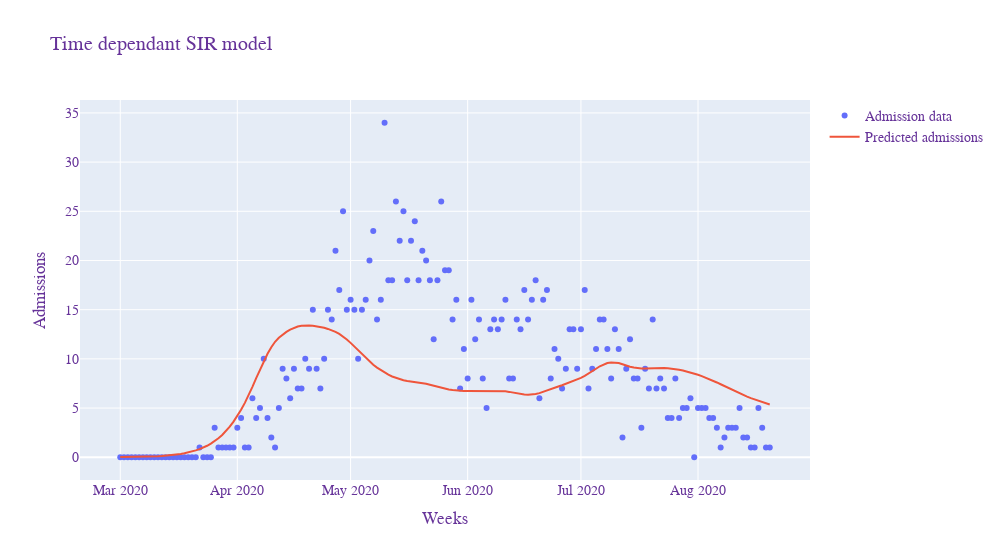

Write notebook code for a chart like this one.
### Code cell
#Weiss implementation

# Total population, N.
N = 700000 #Gothenburg city
# Initial number of infected and recovered individuals, I0 and R0.
I0, R0 = 1, 0
# Everyone else, S0, is susceptible to infection initially.
S0 = N - I0 - R0

tau = 1         #transmisability chance
gamma =  0.2    #recovery rate 1/days
lag = 21        #Lag from infection to admission


# Initial conditions vector
y0 = S0, I0, R0
p = 0.013 #fraction of the present number of infectious individuals

def modelfunction(t,c0,c1): #Enbedded function that takes 
  def betafunc(t):
    kappa =  c0+c1*VT_mobilityfunc(t)
    b = kappa*tau
    return b/N

  # The SIR model differential equations.
  def deriv(y, t, N):
    S, I, R = y
    dSdt = -betafunc(t-lag) * S * I 
    dIdt = betafunc(t-lag) * S * I - gamma * I
    dRdt = gamma * I
    return dSdt, dIdt, dRdt
  
  result = odeint(deriv, y0, t, args=(N,))
  S, I, R = result.T
  #Returns total admissions for each day
  return I*p

#Curve fit function that takes the modelfunction with the given parameters to optimize and returns them with optimal value and covariance
popt, pcov = curve_fit(modelfunction, t_fittingdata, dailyAdmissions[:fittingPoints], p0=[0.4198,0.003781])

#best VT guess p0=[0.4198,0.003781])
#Best google guess p0=[3,0.6])

#plots model against admissions data
fig = go.Figure() 
fig.add_trace(go.Scatter(
                    x=pd.Series(pd.date_range("2020-03-01", freq="D", periods=fittingPoints)), 
                    y=dailyAdmissions,
                    mode='markers',
                    name='Admission data'))
fig.add_trace(go.Scatter(
                    x=pd.Series(pd.date_range("2020-03-01", freq="D", periods=prediction_time)), 
                    y=modelfunction(t,*popt),
                    mode='lines',
                    name='Predicted admissions'))
fig.update_layout(
                    title='Time dependant SIR model',
                    xaxis_title='Weeks',
                    yaxis_title='Admissions',
                    autosize=False,
                    width=1000,
                    
                    font=dict(
                    family="Courier New, monospace",
                    size=14,
                    color="RebeccaPurple"
    )
)
fig.show()

### Figure 1 — Plotly figure (JSON) as saved in the notebook; plotly's stock layout.template omitted (floating-point values rounded to 4 significant figures; data arrays with more than 128 entries replaced by an {"elided": "..."} marker saying what was removed)
{"data": [{"mode": "markers", "name": "Admission data", "type": "scatter", "x": {"elided": "173 str values"}, "y": {"elided": "173 int values"}}, {"mode": "lines", "name": "Predicted admissions", "type": "scatter", "x": {"elided": "173 str values"}, "y": {"elided": "173 float values"}}], "layout": {"autosize": false, "font": {"color": "RebeccaPurple", "family": "Courier New, monospace", "size": 14}, "title": {"text": "Time dependant SIR model"}, "width": 1000, "xaxis": {"title": {"text": "Weeks"}}, "yaxis": {"title": {"text": "Admissions"}}}}
